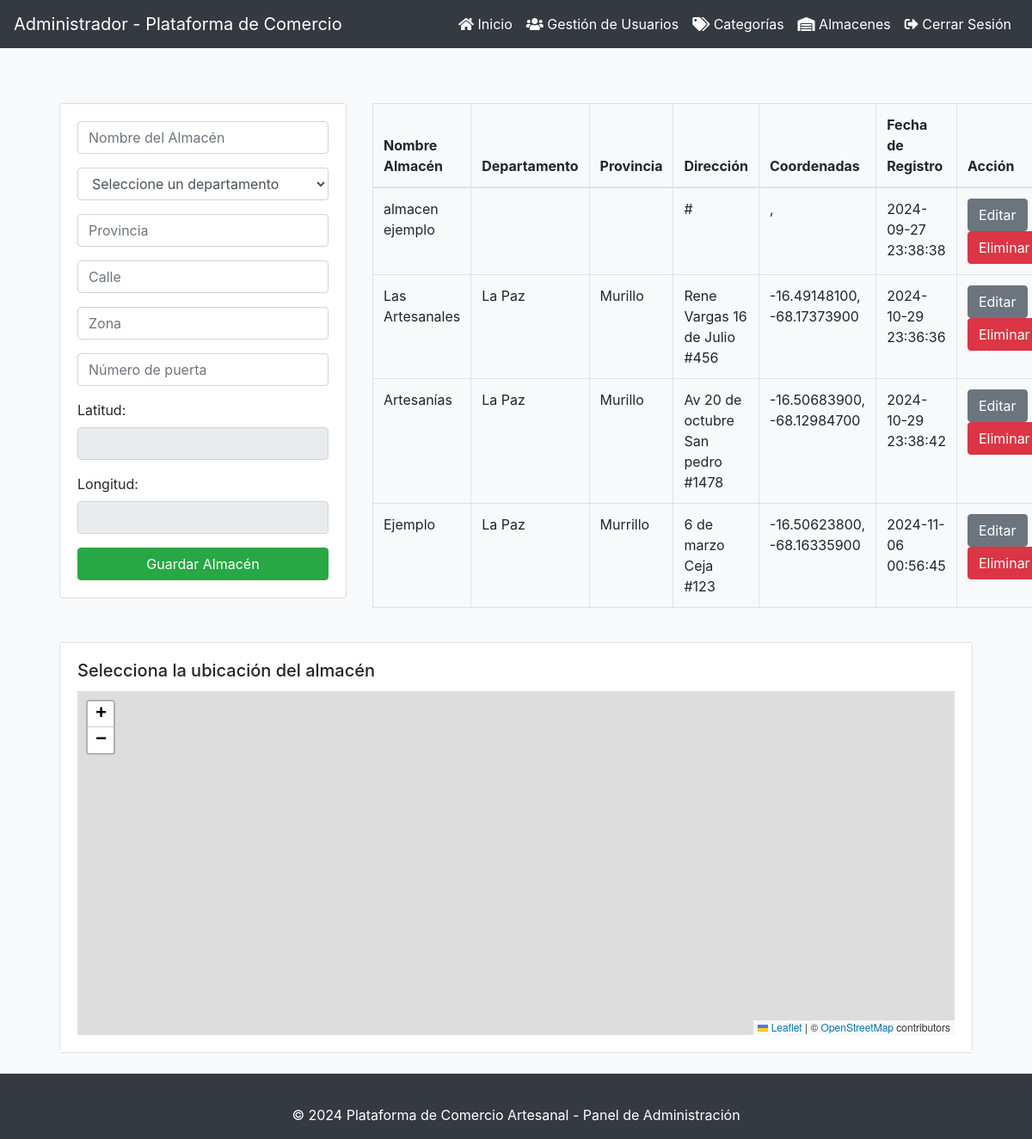
The page /Dashboard/Funciones_db/Crud_administrador/almacen/index.php on the database its author committed.
### tables this page shows
CREATE TABLE `almacen` (
  `id_almacen` int(11) NOT NULL,
  `nombre` varchar(50) NOT NULL,
  `fecha_registro` datetime NOT NULL
);

CREATE TABLE `ubicacion` (
  `id_ubicacion` int(11) NOT NULL,
  `departamento` varchar(45) NOT NULL,
  `provincia` varchar(45) NOT NULL,
  `calle` varchar(45) NOT NULL,
  `zona` varchar(45) NOT NULL,
  `nro_puerta` varchar(45) NOT NULL,
  `latitud` decimal(10,8) DEFAULT NULL,
  `longitud` decimal(10,8) DEFAULT NULL,
  `id_almacen` int(11) NOT NULL
);

### Dashboard/Funciones_db/Crud_administrador/almacen/index.php (the view, shortened to what this page needs)
<?php include('../includes/db.php'); ?>
<?php include('../includes/header.php'); ?>
<link rel="stylesheet" href="https://unpkg.com/leaflet@1.7.1/dist/leaflet.css" />
<main class="container p-4">
    <div class="row">
        <div class="col-md-4">
            <div class="card card-body">
                <form action="save.php" method="POST" id="almacenForm">
                    <div class="form-group">
                        <input type="text" name="nombre" class="form-control" placeholder="Nombre del Almacén" autofocus required>
                    </div>
                    <div class="form-group">
                        <select name="departamento" id="departamento" class="form-control" required>
                            <option value="">Seleccione un departamento</option>
                        </select>
                    </div>
                    <div class="form-group">
                        <input type="text" name="provincia" class="form-control" placeholder="Provincia" required>
                    </div>
                    <div class="form-group">
                        <input type="text" name="calle" class="form-control" placeholder="Calle" required>
                    </div>
                    <div class="form-group">
                        <input type="text" name="zona" class="form-control" placeholder="Zona" required>
                    </div>
                    <div class="form-group">
                        <input type="text" name="nro_puerta" class="form-control" placeholder="Número de puerta" required>
                    </div>
                    <div class="form-group">
                        <label for="latitud">Latitud:</label>
                        <input type="text" name="latitud" id="latitud" class="form-control" readonly required>
                    </div>
                    <div class="form-group">
                        <label for="longitud">Longitud:</label>
                        <input type="text" name="longitud" id="longitud" class="form-control" readonly required>
                    </div>
                    <input type="submit" class="btn btn-success btn-block" name="save" value="Guardar Almacén">
                </form>
            </div>
        </div>
        <div class="col-md-8">
            <table class="table table-bordered">
                <thead>
                    <tr>
                        <th>Nombre Almacén</th>
                        <th>Departamento</th>
                        <th>Provincia</th>
                        <th>Dirección</th>
                        <th>Coordenadas</th>
                        <th>Fecha de Registro</th>
                        <th>Acción</th>
                    </tr>
                </thead>
                <tbody>
                    <?php
                    $query = "SELECT a.id_almacen, a.nombre, a.fecha_registro,
                                     u.departamento, u.provincia, u.calle, u.zona, u.nro_puerta, u.latitud, u.longitud
                              FROM almacen a
                              LEFT JOIN ubicacion u ON a.id_almacen = u.id_almacen";
                    $result_almacen = mysqli_query($conn, $query);
                    while($row = mysqli_fetch_assoc($result_almacen)) { ?>
                        <tr>
                            <td><?php echo $row['nombre']; ?></td>
                            <td><?php echo $row['departamento']; ?></td>
                            <td><?php echo $row['provincia']; ?></td>
                            <td><?php echo $row['calle'] . ' ' . $row['zona'] . ' #' . $row['nro_puerta']; ?></td>
                            <td><?php echo $row['latitud'] . ', ' . $row['longitud']; ?></td>
                            <td><?php echo $row['fecha_registro']; ?></td>
                            <td>
                                <a href="edit.php?id_almacen=<?php echo $row['id_almacen'] ?>" class="btn btn-secondary">Editar
                                </a>
                                <a href="delete.php?id_almacen=<?php echo $row['id_almacen'] ?>" class="btn btn-danger">Eliminar
                                </a>
                            </td>
                        </tr>
                    <?php } ?>
                </tbody>
            </table>
        </div>
    </div>
    <div class="row mt-4">
        <div class="col-md-12">
            <div class="card">
                <div class="card-body">
                    <h5 class="card-title">Selecciona la ubicación del almacén</h5>
                    <div id="map" style="height: 400px;"></div>
                </div>
            </div>
        </div>
    </div>
</main>
<?php include('../includes/footer.php'); ?>

### Dashboard/Funciones_db/Crud_administrador/includes/header.php (style rules this page uses)
body { background-color: #f8f9fa; }
.container { margin-top: 20px; }
.card-body { background-color: #ffffff; }

### Dashboard/Funciones_db/Crud_administrador/almacen/index.php (style rules this page uses)
#map { height: 400px; width: 100%; z-index: 1; }

### Dashboard/Funciones_db/Crud_administrador/includes/footer.php (style rules this page uses)
html, body { height: 100%; }
body { display: flex; flex-direction: column; }
main { flex: 1; }

### rows shown on the page
almacen: nombre "almacen ejemplo", fecha_registro "2024-09-27 23:38:38"
ubicacion: id_almacen.nombre "Las Artesanales", departamento "La Paz", provincia "Murillo", calle "Rene Vargas", zona "16 de Julio", nro_puerta "456", latitud "-16.49148100", longitud "-68.17373900", id_almacen.fecha_registro "2024-10-29 23:36:36"
ubicacion: id_almacen.nombre "Artesanías", departamento "La Paz", provincia "Murillo", calle "Av 20 de octubre", zona "San pedro", nro_puerta "1478", latitud "-16.50683900", longitud "-68.12984700", id_almacen.fecha_registro "2024-10-29 23:38:42"
ubicacion: id_almacen.nombre "Ejemplo", departamento "La Paz", provincia "Murrillo", calle "6 de marzo", zona "Ceja", nro_puerta "123", latitud "-16.50623800", longitud "-68.16335900", id_almacen.fecha_registro "2024-11-06 00:56:45"
